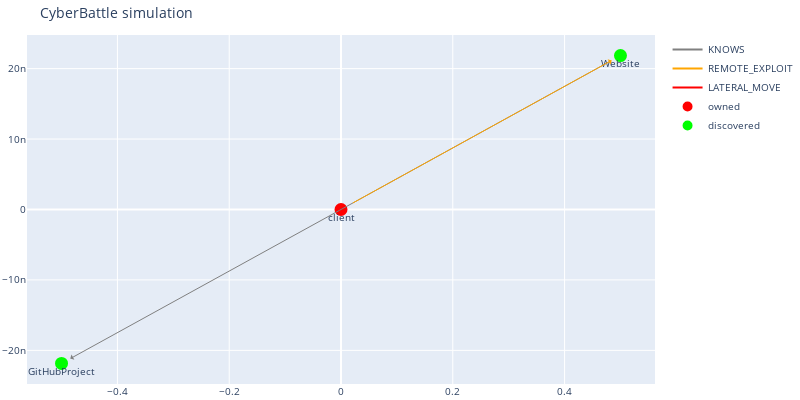

Notebook code cell kept with this figure:
### Code cell
# 2
github = c2.run_remote_attack('client', 'Website', 'ScanPageContent')
dbg.plot_discovered_network()

### Figure 1 — Plotly figure (JSON) as saved in the notebook; plotly's stock layout.template omitted (floating-point values rounded to 4 significant figures)
{"data": [{"line": {"color": "gray"}, "mode": "lines", "name": "KNOWS", "type": "scatter", "x": [0], "y": [0]}, {"line": {"color": "orange"}, "mode": "lines", "name": "REMOTE_EXPLOIT", "type": "scatter", "x": [0], "y": [0]}, {"line": {"color": "red"}, "mode": "lines", "name": "LATERAL_MOVE", "type": "scatter", "x": [0], "y": [0]}, {"hoverinfo": "text", "marker": {"color": "#D32F2E", "line": {"color": "rgb(255,0,0)", "width": 8}, "size": 5, "symbol": "circle-dot"}, "mode": "markers+text", "name": "owned", "text": ["client"], "textposition": "bottom center", "type": "scatter", "x": [0], "y": [0]}, {"hoverinfo": "text", "marker": {"color": "#0e9d00", "line": {"color": "rgb(0,255,0)", "width": 8}, "size": 5, "symbol": "circle-dot"}, "mode": "markers+text", "name": "discovered", "text": ["Website", "GitHubProject"], "textposition": "bottom center", "type": "scatter", "x": [0.5, -0.5], "y": [2.186e-08, -2.186e-08]}], "layout": {"annotations": [{"align": "center", "arrowcolor": "gray", "arrowhead": 1, "arrowsize": 1, "arrowwidth": 1, "ax": 0.5, "axref": "x", "ay": 2.186e-08, "ayref": "y", "hovertext": "KNOWS", "opacity": 1, "showarrow": true, "standoff": 10, "startstandoff": 10, "x": -0.5, "xref": "x", "y": -2.186e-08, "yref": "y"}, {"align": "center", "arrowcolor": "orange", "arrowhead": 1, "arrowsize": 1, "arrowwidth": 1, "ax": 0, "axref": "x", "ay": 0, "ayref": "y", "hovertext": "REMOTE_EXPLOIT", "opacity": 1, "showarrow": true, "standoff": 10, "startstandoff": 10, "x": 0.5, "xref": "x", "y": 2.186e-08, "yref": "y"}], "autosize": false, "font": {"size": 10}, "height": 400, "hovermode": "closest", "margin": {"b": 15, "l": 2, "r": 2, "t": 35}, "showlegend": true, "title": {"text": "CyberBattle simulation"}, "width": 800}}
